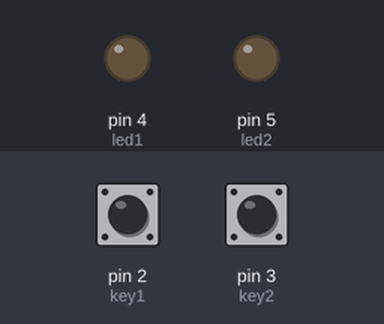
The sketch below on a simulated Arduino Uno, built with avr-gcc and run on an emulated ATmega328P. On the bench: output pins drawn as LEDs (lit = HIGH). The inputs (shaded band) are chosen by the test bench; at power-on: pin 2 (key1) LOW, pin 3 (key2) LOW.

Above: at 1.2 s.
1.3 s: pin 2 (key1) pulled HIGH for 0.15 s
At 1.7 s:
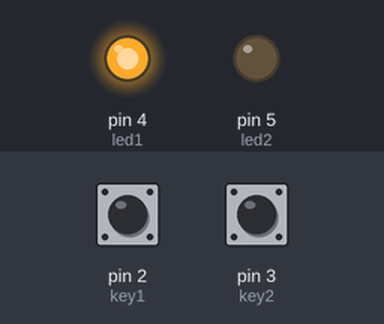
2.9 s: pin 3 (key2) pulled HIGH for 0.15 s
At 4.1 s:
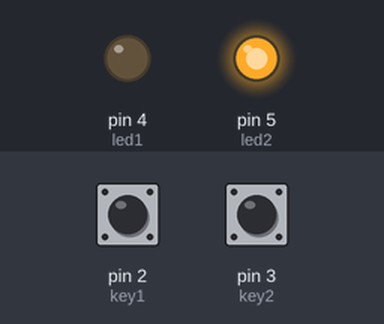
4.5 s: pin 2 (key1) pulled HIGH for 1 s
At 5.3 s:
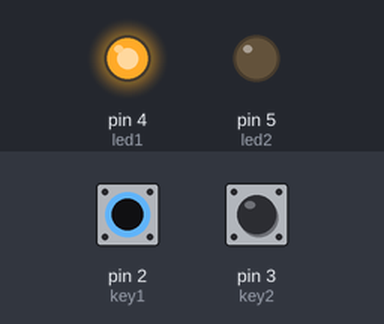
7.0 s: pin 3 (key2) pulled HIGH for 1 s
At 8.4 s:
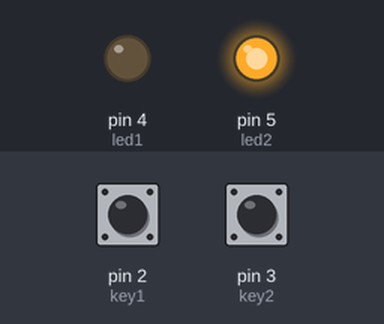
9.5 s: pin 2 (key1) driven HIGH and pin 3 (key2) driven HIGH
At 10.1 s:
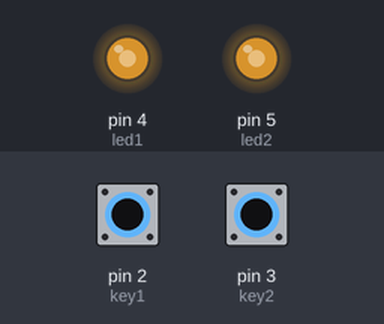
11.0 s: pin 2 (key1) driven LOW
At 12.5 s:
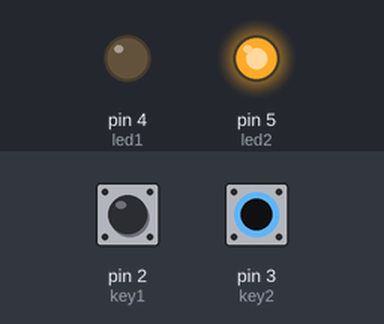
Timing chart, 0 to 13.5 s (numbered marks = the images above; inputs shaded):
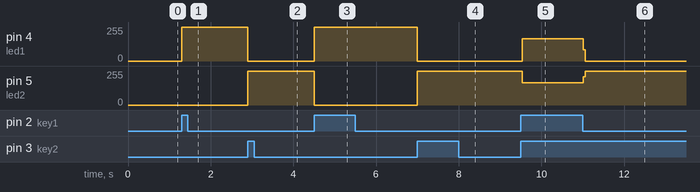

Measured:
- after the input at 1.3 s, pin 4 (led1): 0/255 → 255/255 at once
- after the input at 2.9 s, pin 4 (led1): 255/255 → 0/255 at once; pin 5 (led2): 0/255 → 255/255 at once
- after the input at 4.5 s, pin 4 (led1): 0/255 → 255/255 at once; pin 5 (led2): 255/255 → 0/255 at once
- after the input at 7.0 s, pin 4 (led1): 255/255 → 0/255 at once; pin 5 (led2): 0/255 → 255/255 at once
- after the input at 9.5 s, pin 4 (led1): 0/255 → 166/255 at once; pin 5 (led2): 255/255 → 166/255 at once
- after the input at 11.0 s, pin 4 (led1): 166/255 → 0/255 at once; pin 5 (led2): 166/255 → 255/255 at once

The sketch:

15.SlideSwitch.ino
```cpp
int key1=2,key2=3;
int led1=4,led2=5;

void setup() {

pinMode(key1,INPUT);
pinMode(key2,INPUT);
pinMode(led1,OUTPUT);
pinMode(led2,OUTPUT);

}

void loop() {

  if(digitalRead(key1)){

    digitalWrite(led1,HIGH);
    digitalWrite(led2,LOW);
  }if(digitalRead(key2)){
    digitalWrite(led2,HIGH);
    digitalWrite(led1,LOW);
  }
}
```
